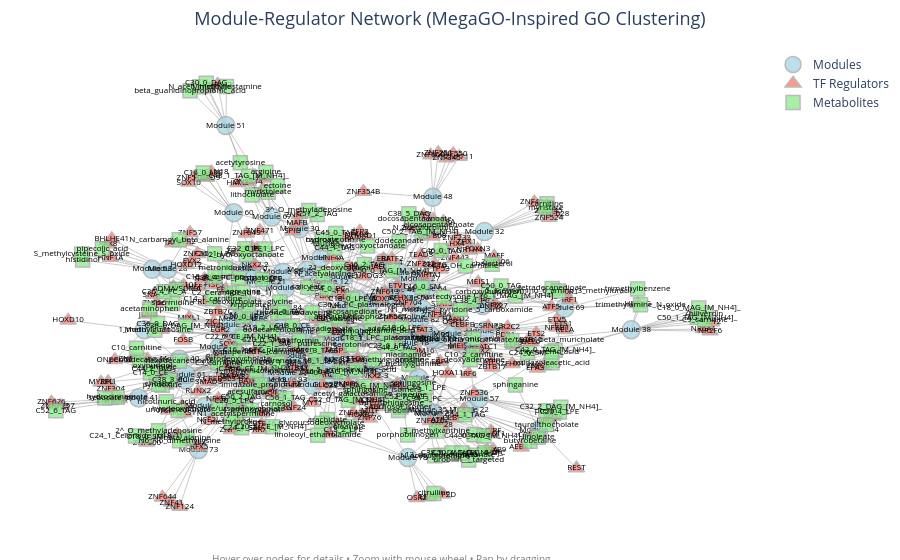

Write notebook code for a chart like this one.
### Code cell
# MegaGO-Inspired Clustering and Layout Creation
def create_megago_clustering_layout(nodes, edges, go_similarity_matrix=None, module_list=None):
    """
    Create network layout using megaGO-inspired GO semantic clustering
    Uses hierarchical clustering on GO semantic similarity for BIOLOGICAL PROCESS (BP) terms only
    """
    print("Creating megaGO-inspired GO clustering layout (BP terms only)...")
    
    # Get module nodes
    module_nodes = [n for n in nodes if n['type'] == 'module']
    
    if go_similarity_matrix is None or len(module_nodes) < 2:
        print("No GO similarity data or insufficient modules, using spring layout")
        G_temp = nx.Graph()
        for node in nodes:
            G_temp.add_node(node['id'])
        for edge in edges:
            G_temp.add_edge(edge['source'], edge['target'])
        return nx.spring_layout(G_temp, k=3, iterations=50, seed=42)
    
    # Step 1: Apply hierarchical clustering to GO similarity matrix
    distance_matrix = 1 - go_similarity_matrix
    
    try:
        # Use hierarchical clustering (similar to megaGO's approach)
        n_clusters = min(5, len(module_nodes) // 3 + 1)  # More clusters for finer GO grouping
        
        # Perform hierarchical clustering
        linkage_matrix = linkage(distance_matrix, method='ward')
        cluster_labels = fcluster(linkage_matrix, n_clusters, criterion='maxclust')
        cluster_labels = cluster_labels - 1  # Convert to 0-based indexing
                
    except Exception as e:
        print(f"Hierarchical clustering failed: {e}, using single cluster")
        cluster_labels = [0] * len(module_nodes)
        n_clusters = 1
    
    # Step 2: Create spatial layout based on GO clusters
    print("Step 2: Creating BP GO-informed spatial layout...")
    pos = {}
    
    # Position modules based on their GO clusters using concentric circles
    if n_clusters > 1:
        # Create concentric arrangement for better visualization
        if n_clusters <= 4:
            # Single ring for small number of clusters
            cluster_centers = [(3 * np.cos(2*np.pi*i/n_clusters), 3 * np.sin(2*np.pi*i/n_clusters)) 
                              for i in range(n_clusters)]
        else:
            # Multiple concentric rings for more clusters
            inner_clusters = n_clusters // 2
            outer_clusters = n_clusters - inner_clusters
            
            cluster_centers = []
            # Inner ring
            for i in range(inner_clusters):
                angle = 2*np.pi*i/inner_clusters
                cluster_centers.append((2 * np.cos(angle), 2 * np.sin(angle)))
            
            # Outer ring
            for i in range(outer_clusters):
                angle = 2*np.pi*i/outer_clusters + np.pi/outer_clusters  # Offset for better spacing
                cluster_centers.append((4 * np.cos(angle), 4 * np.sin(angle)))
    else:
        cluster_centers = [(0, 0)]
    
    np.random.seed(123)  # Different seed for GO clustering
    
    # Map module IDs to positions
    module_id_to_pos = {}
    for i, (module_id, cluster) in enumerate(zip(module_list, cluster_labels)):
        center = cluster_centers[cluster % len(cluster_centers)]
        # Add GO-specific jitter pattern
        jitter_x = np.random.normal(0, 0.4)
        jitter_y = np.random.normal(0, 0.4)
        module_id_to_pos[f"Module_{module_id}"] = (center[0] + jitter_x, center[1] + jitter_y)
    
    # Position all module nodes
    for node in module_nodes:
        if node['id'] in module_id_to_pos:
            pos[node['id']] = module_id_to_pos[node['id']]
        else:
            # Fallback position
            pos[node['id']] = (np.random.normal(0, 2), np.random.normal(0, 2))
    
    # Step 3: Position regulators with GO-aware placement
    for node in nodes:
        if node['type'] != 'module' and node['id'] not in pos:
            # Find connected modules
            connected_modules = []
            for edge in edges:
                if edge['source'] == node['id'] and edge['target'].startswith('Module_'):
                    connected_modules.append(edge['target'])
                elif edge['target'] == node['id'] and edge['source'].startswith('Module_'):
                    connected_modules.append(edge['source'])
            
            if connected_modules:
                # Position based on connected modules' GO clusters
                connected_positions = [pos[mod] for mod in connected_modules if mod in pos]
                
                if connected_positions:
                    avg_x = np.mean([p[0] for p in connected_positions])
                    avg_y = np.mean([p[1] for p in connected_positions])
                    
                    # Add offset based on regulator type with GO-specific spacing
                    offset_distance = 1.0  # Slightly larger offset for GO clustering
                    if node['type'] == 'TF':
                        angle_offset = 0
                    elif node['type'] == 'metabolite':
                        angle_offset = 2*np.pi/3
                    else:  # hPTM
                        angle_offset = 4*np.pi/3
                    
                    # Add more variation for GO-based layout
                    angle = angle_offset + np.random.normal(0, 0.4)
                    offset_x = offset_distance * np.cos(angle)
                    offset_y = offset_distance * np.sin(angle)
                    
                    pos[node['id']] = (avg_x + offset_x, avg_y + offset_y)
                else:
                    pos[node['id']] = (np.random.normal(0, 1.5), np.random.normal(0, 1.5))
            else:
                # Random position if no connections
                pos[node['id']] = (np.random.normal(0, 1.5), np.random.normal(0, 1.5))
    
    print(f"Successfully created megaGO-inspired BP GO clustering layout")
    return pos



# Create the megaGO clustering layout
if enrichment_available and megago_similarity_matrix is not None:
    pos_megago = create_megago_clustering_layout(nodes, edges, megago_similarity_matrix, module_list = modules_to_process)
else:
    G_temp = nx.Graph()
    for node in nodes:
        G_temp.add_node(node['id'])
    for edge in edges:
        G_temp.add_edge(edge['source'], edge['target'])
    pos_megago = nx.spring_layout(G_temp, k=3, iterations=50, seed=42)

# Create MegaGO-Based Interactive Network Visualization
fig_megago = create_interactive_network(nodes, edges, pos_megago)

# Update title and styling for megaGO version
fig_megago.update_layout(
    title=dict(
        text='Module-Regulator Network (MegaGO-Inspired GO Clustering)',
        x=0.5,
        font=dict(size=18)
    )
)

# Display the megaGO network
fig_megago.show()
